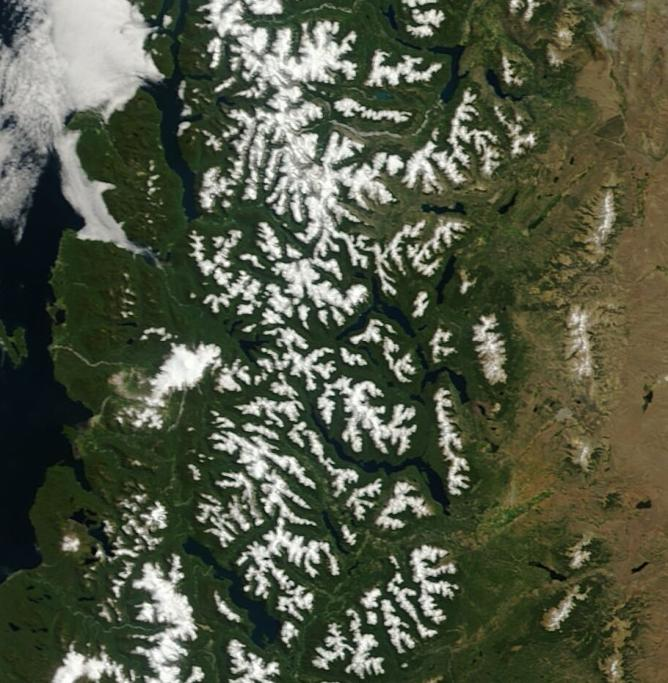
#> input picture backgroundImageArgentina.jpg, 668 x 683 px, found by its file name
$ jupyter execute --allow-errors VIIRSChallengeFinal.ipynb   (shell and % lines are left out)
#> lines starting #> are read from the running program, lines starting #| are printed output that depends on the picture
#### DRIVENData
#### Pale Blue Dot: Visualization Challenge<br>
#### Team: Space Discovery 2024<br>

#### **Dataset obtained from FIRMS Fire Map Los Alerces National Park, Argentina**

https://firms.modaps.eosdis.nasa.gov/download/

#### **Fire Source: 375m data**
  * VIIRS S-NPP
  * VIIRS NOAA-20

#### **Click on Create New Request**
  * Choose a country or in this case a region of Los Alerces National Park, Argentina.<br>
  * And date range<br>
  * Download .CSV

[cell 1]
#In case you are running this code in Colab or don't have installed the libraries, run this cell

# import subprocess
# output = subprocess.check_output('cd', shell=True)
# print(output)

# **Libraries and functions**

#### **Libraries**

[cell 2]
# Handling, processing and visualization of data
import pandas as pd
import matplotlib.pyplot as plt
import numpy as np

# Handling and processing of georreferenced data
import geopandas as gpd

# Other libraries
# from google.colab import files
import matplotlib.lines as mlines

import datetime as dt
import matplotlib.ticker as plticker

[cell 3]
# [13 lines of commented-out code are left out]

#### **Functions**

[cell 4]
def FileDataDf(dictFiles, i, source):
  ''' This function allows to open csv files stored either in Google Drive or
  from a device. It takes as input a dictionary containing files link or path
  and the index of the element in the dictionary. It also takes a third
  parameter (source) wich specifies the source of the files'''

  if source == 'gdrive': # Files hosted in Google Drive.
    FilesPath = list(dictFiles.values())[i]
    idPath = FilesPath.split('/', 6)
    downloadedFiles = drive.CreateFile({'id':idPath[5]})
    downloadedFiles.GetContentFile(list(dictFiles.keys())[i])
    dfData = pd.read_csv(list(dictFiles.keys())[i])

  elif source == 'other': # Files imported from device or Colab files
    dfData = pd.read_csv(list(dictFiles.values())[i])

  return dfData

def getCoordsSHP(gdfshpFile):
  '''
  This function takes a polygon vector layer file passed as a GeoDataFrame. Then
  it gets all longitude and latitude values and return it as numpy arrays.
  '''

  gdfiterf = gdfshpFile.iterfeatures()
  tupleFile = next(gdfiterf)['geometry']['coordinates']

  arrayCoords = np.array([list(tupleFile[0][i]) for i in range(len(tupleFile[0]))])

  return arrayCoords[:, 0], arrayCoords[:, 1] #xlong, ylat

# **Data loading**

#### **Creating dictionaries containing files path acces.**
##### Write the path/link to load the files as a value of the corresponding key. Be aware of comment/uncomment the correct option whether you are working with multiple files or a single one.

[cell 5]
'''Fill the following dictionary with files path or link in case you have data
in separate files for each year.Then, you wil have to merge it.'''


dictFilesPath ={
    "1.csv" : "...", # Year 1
    "2.csv" : "...", # Year 2
    "3.csv" : "...", # Year 3
    "n.csv" : "...", # Year n
    }


'''
Fill the following dictionary with file path or link in case you have data
unified in a single file.
'''

dictFilesPath ={
    # File 2014-2024
    # "1.csv" : "Argentina2019-2024.csv", # Year 1-Year n
    # "1.csv" : "Patagonia2014-2016fire_archive_M-C61_418213.csv", # Year 1-Year n
    # "2.csv" : "Patagonia2016-2024fire_nrt_J1V-C2_418218.csv", # Year 2
    "1.csv" : "MergedPatagonia2014-2024.csv", # Year 1-Year n
    }

#### **Data loading**

#> (a cell that did not finish here is left out)

##### Loading of files and merging them into a single Dataframe, if needed.

[cell 7]
listColumns = ['latitude', 'longitude', 'acq_date']
dfMerge = pd.DataFrame(columns = listColumns) # Empty Dataframe to merge in case of individual datasets for different years
print(dfMerge)

#> (a cell that did not finish here is left out)

#> (a cell that did not finish here is left out)


[cell 10]
dfMerge.info()

[cell 11]
# Start
dfMerge.head(5)

[cell 12]
# End
dfMerge.tail(5)

##### Final version of merged Dataframe

[cell 13]
#dfMerge

# **Data processing**

##### Dropping "index" column from final merged Dataframe NOT RUN

[cell 14]
# It's not necessary if you don't merge files.
# DONT RUN
# dfMerge = dfMerge.drop('index', axis = 1)

##### Making a copy of Dataframe with a more accurate name.

NOTE: When changing the year and month filter you must run copy() again.

[cell 15]
dfHSArg = dfMerge.copy()

##### Creation of extra columns based on year and month from adquisition date.

[cell 16]
dfHSArg['year_acq'] = [dfHSArg['acq_date'][i][0:4] for i in range(len(list(dfHSArg['acq_date'])))]
dfHSArg['month_acq'] = [dfHSArg['acq_date'][i][5:7] for i in range(len(list(dfHSArg['acq_date'])))]
# print(dfHSArg['year_acq'])
# print(dfHSArg['month_acq'])

##### Filtering data by year_acq value for the period 2014-2024
##### By changing the variable **yearConsul** and **monthConsul** we can filter the hot spots by year and month on the map.

[cell 17]
# Per year
# By changing this value, the hot spots for each year can be displayed.
yearConsul = '2015'
dfHSArg = dfHSArg[dfHSArg['year_acq'] == yearConsul ]

# Per month.
monthConsul = '01'
# Breaking down the line below we can see the information filtered by month.
# dfHSArg = dfHSArg[dfHSArg['month_acq'] == monthConsul ]

#### Filtering data by type column.

Source: https://www.earthdata.nasa.gov/learn/find-data/near-real-time/firms/vnp14imgtdlnrt

[cell 18]
# NO RUN
# dfHSArg = dfHSArg[dfHSArg['type'] == 0]

#### Review of Dataframe after first processing (optional)

[cell 19]
dfHSArg

# **Data visualization and selection of study area points**

##### Creating a GeoDataframe from original Pandas Dataframe

This is the second sample of information, the previous one is data, this one is visual.<br>
You have to download .shape files

#> (a cell that did not finish here is left out)

##### Loading Argentina and study area vector layers

To download shape Argentina green color link:<br>
https://www.ign.gob.ar/NuestrasActividades/InformacionGeoespacial/CapasSIG

#> (a cell that did not finish here is left out)

#### **Visualization of processed data in the map**

[cell 22]
fig, axs = plt.subplots(1, 2, figsize=(20, 20))

# First subplot
#> (the rest of this cell did not finish here and is left out)

##### Run the following code to download the image with the visualization of heatspots

#### **Extraction of data by study area**

##### Visualization of filtered data by study area in the map. Image generated with Worldview Snapshots:
[Link](https://wvs.earthdata.nasa.gov/?LAYERS=MODIS_Terra_CorrectedReflectance_TrueColor&CRS=EPSG:4326&TIME=2023-12-08&COORDINATES=-60.000000,-80.000000,-35.000000,-50.000000&FORMAT=image/jpeg&AUTOSCALE=TRUE&RESOLUTION=1km)

#> (a cell that did not finish here is left out)

#> (a cell that did not finish here is left out)

##### Visualization of filtered data by study area in the map

[cell 25]
fig, axs = plt.subplots(figsize=(15, 15))

imgBkg = plt.imread(".\\backgroundImageArgentina.jpg")
#> imgBkg is the input picture: shape (683, 668, 3); mean R, G, B 82.6, 88.3, 68.9

# Country
# Country.plot( ax = axs, facecolor= 'none', edgecolor='blue')
# Background
# axs.imshow(imgBkg, extent=[-80, -40, -50, -35])
axs.imshow(imgBkg, extent=[-73, -71, -43.5, -42])
# Hotspots
# filtergdfHSArg = Filtered points
# gdfHSArg = All points
#> (the rest of this cell did not finish here and is left out)

# **Data visualization and analysis of fire occurrence phenomena**

##### Run the following code to generate the image with the graph of the total number of hot spots detected per year

[cell 26]
# Dataframe with total daily detected hotspots
dfHSArgPatagoniaCount = dfMerge['acq_date'].value_counts().to_frame()

# Format correction of new Dataframe with total daily hotspots
acq_dates = dfHSArgPatagoniaCount.index
dfHSArgPatagoniaCount.rename(columns = {'acq_date':'total_hs'}, inplace = True)
dfHSArgPatagoniaCount['acq_date'] = acq_dates
dfHSArgPatagoniaCount.reset_index(drop=True, inplace=True)

# Change of acq_date column values from string to datetime data type
dfHSArgPatagoniaCount['acq_date'] = pd.to_datetime(dfHSArgPatagoniaCount['acq_date'], format='%Y-%m-%d')

# Creation of extra columns based on year and month from adquisition date as string data type
dfHSArgPatagoniaCount['year_acq'] = [str(dfHSArgPatagoniaCount['acq_date'][i])[0:4] for i in range(len(list(dfHSArgPatagoniaCount['acq_date'])))]
dfHSArgPatagoniaCount['month_acq'] = [str(dfHSArgPatagoniaCount['acq_date'][i])[5:7] for i in range(len(list(dfHSArgPatagoniaCount['acq_date'])))]

[cell 27]
dfHSArgPatagoniaCount.info()

[cell 28]
dfHSArgPatagoniaCount.head(5)

[cell 29]
# Dataframe with total daily detected hotspots
dfHSArgPatagoniaCount = dfMerge['acq_date'].value_counts().to_frame()

# Format correction of new Dataframe with total daily hotspots
acq_dates = dfHSArgPatagoniaCount.index
dfHSArgPatagoniaCount.rename(columns = {'acq_date':'total_hs'}, inplace = True)
dfHSArgPatagoniaCount['acq_date'] = acq_dates
dfHSArgPatagoniaCount.reset_index(drop=True, inplace=True)

# Change of acq_date column values from string to datetime data type
dfHSArgPatagoniaCount['acq_date'] = pd.to_datetime(dfHSArgPatagoniaCount['acq_date'], format='%Y-%m-%d')

# Creation of extra columns based on year and month from adquisition date as string data type
dfHSArgPatagoniaCount['year_acq'] = [str(dfHSArgPatagoniaCount['acq_date'][i])[0:4] for i in range(len(list(dfHSArgPatagoniaCount['acq_date'])))]
dfHSArgPatagoniaCount['month_acq'] = [str(dfHSArgPatagoniaCount['acq_date'][i])[5:7] for i in range(len(list(dfHSArgPatagoniaCount['acq_date'])))]
print(dfHSArgPatagoniaCount)

[cell 30]
dfHSArgPatagoniaCount.head(5)

[cell 31]
# Plot
dfHSArgPatagoniaCountPlot = dfHSArgPatagoniaCount.copy().sort_values(by='acq_date', ascending= True) # Run this line to avoid incompatibilities when plotting

fig, ax = plt.subplots(figsize=(17, 9))

ax.plot(dfHSArgPatagoniaCountPlot['acq_date'],
        dfHSArgPatagoniaCountPlot['count'],
        linestyle = "-", color = "orange",
        label = "Total daily hotspots")

ax.set_ylabel("Number of hotspots detected by day", fontsize = 15)
ax.set_xlabel("Date", fontsize = 15)
ax.set_title("Total daily hotspots detected - Los Alerces National Park, Argentina 2014-2024", fontsize = 25)
ax.tick_params(axis='x', labelsize=13)
ax.tick_params(axis='y', labelsize=13)
ax.set_xlim([dt.date(2012,1,1), dt.date(2026,1,1)])

loc = plticker.MultipleLocator(base= (30*6)) # This locator puts ticks at regular intervals
ax.xaxis.set_major_locator(loc)
plt.setp(ax.get_xticklabels(), rotation = 45)

plt.savefig('Dailyhotspots2012-2021.png') # Uncomment if you want to download the image
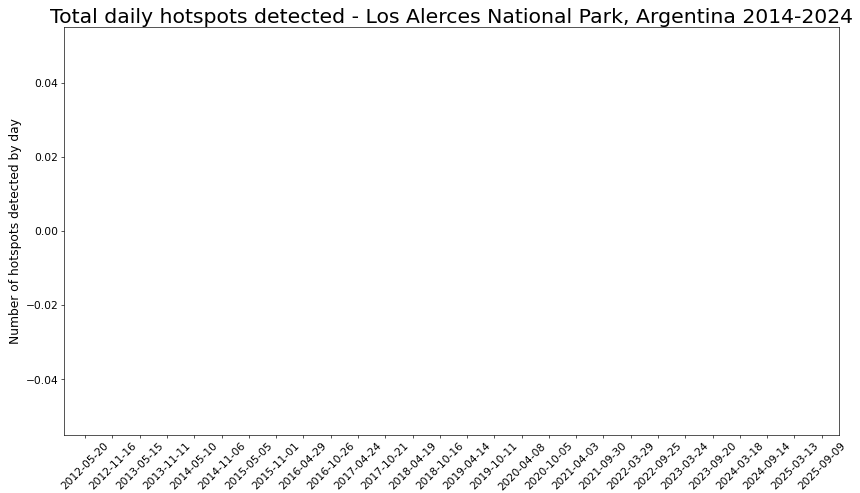
#> figure drawn by matplotlib, 1 panel

plt.show()
